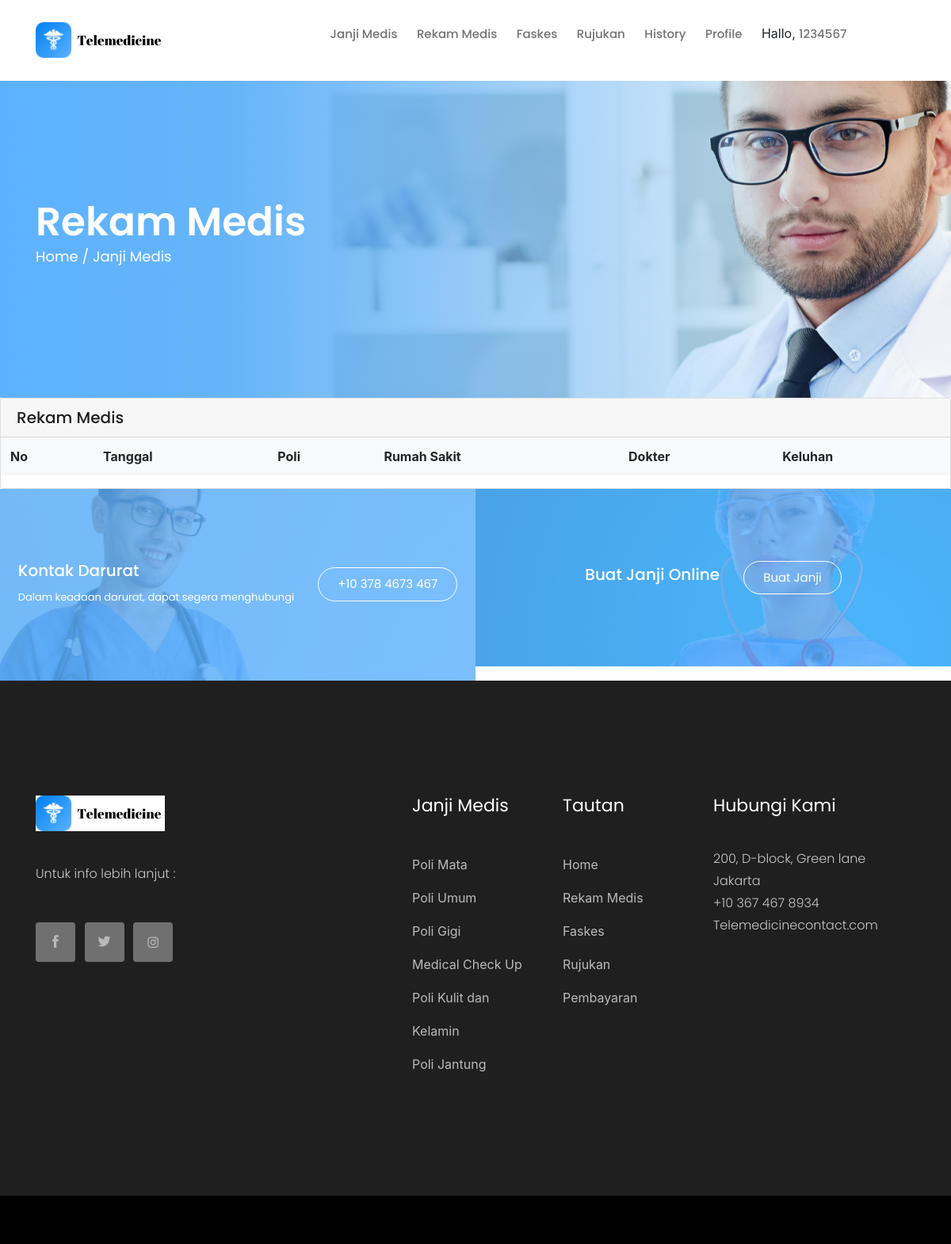
The app's page /rekam_medis.php (signed in), older data.
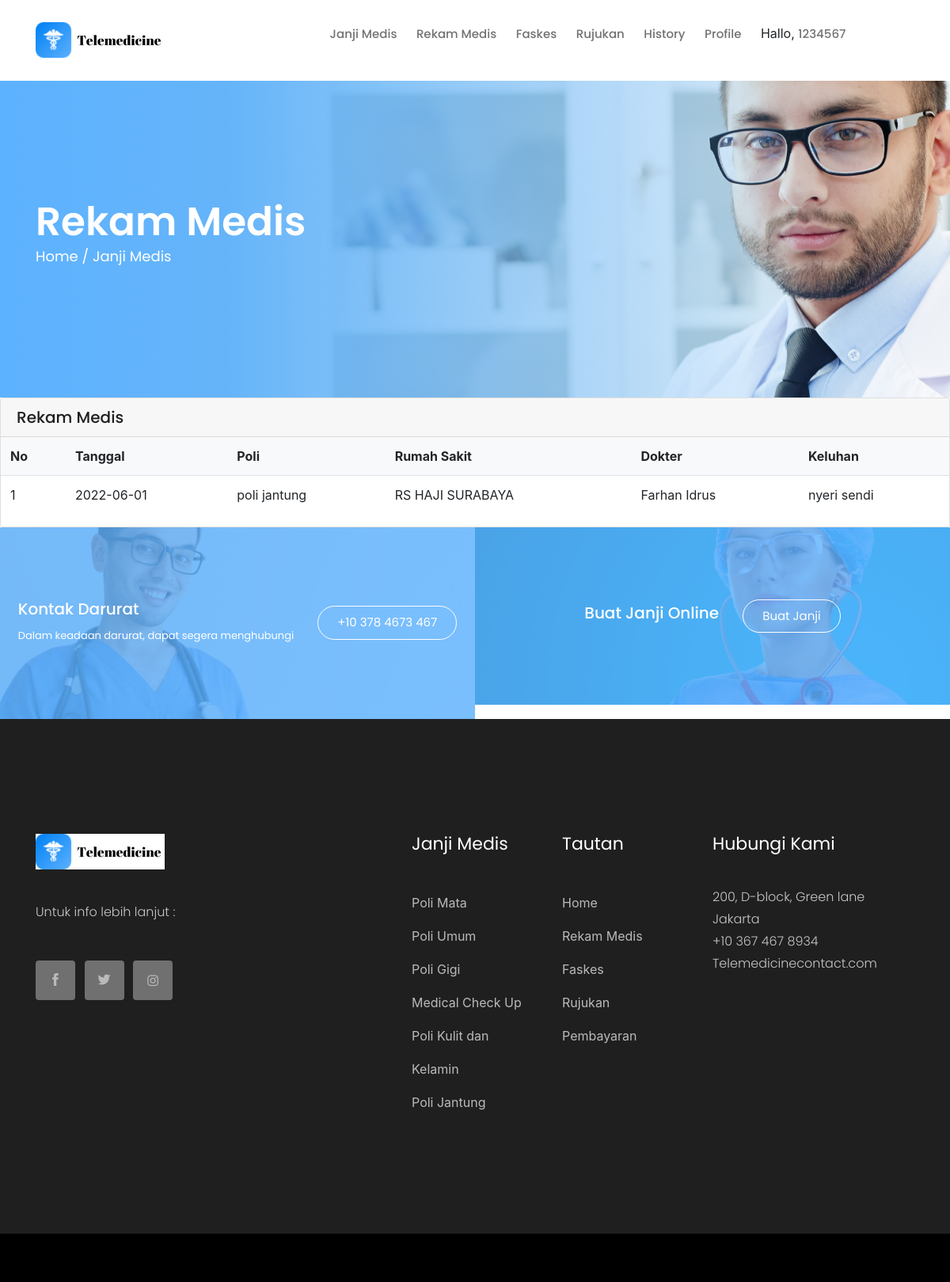
The same page, newer data.
### tables this page shows
CREATE TABLE `rekam_medis` (
  `id` int(11) NOT NULL,
  `id_user` int(11) NOT NULL,
  `tanggal` date NOT NULL,
  `poli` varchar(50) NOT NULL,
  `rumah_sakit` int(11) NOT NULL,
  `dokter` int(11) NOT NULL,
  `keluhan` varchar(255) NOT NULL
);

CREATE TABLE `rumah_sakit` (
  `id` int(11) NOT NULL,
  `faskes` varchar(255) NOT NULL,
  `nama_rumah_sakit` varchar(255) NOT NULL,
  `alamat_rumah_sakit` varchar(255) NOT NULL,
  `tingkat` varchar(255) NOT NULL,
  `longitude` varchar(255) NOT NULL,
  `latitude` varchar(255) NOT NULL
);

CREATE TABLE `dokter` (
  `id` int(11) NOT NULL,
  `id_dokter` int(11) NOT NULL,
  `nama_dokter` varchar(50) NOT NULL,
  `id_rumah_sakit` int(11) NOT NULL
);

### view_rekam_medis.php (the view, shortened to what this page needs)
<body>
 	<?php require "navbar.php"?>
    <div class="bradcam_area breadcam_bg bradcam_overlay">
        <div class="container">
            <div class="row">
                <div class="col-xl-12">
                    <div class="bradcam_text">
                        <h3>Rekam Medis</h3>
                        <p><a href="index.php">Home /</a> Janji Medis</p>
                    </div>
                </div>
            </div>
        </div>
    </div>
    <div class="">
        <div class="card">
            <h5 class="card-header">Rekam Medis</h5>
            <div class="card-body p-0">
                <div class="table-responsive">
                    <table class="table">
                        <thead class="bg-light">
                            <tr class="border-0">
                                <th class="border-0">No</th>
                                <th class="border-0">Tanggal</th>
                                <th class="border-0">Poli</th>
                                <th class="border-0">Rumah Sakit</th>
                                <th class="border-0">Dokter</th>
                                <th class="border-0">Keluhan</th>
                            </tr>
                        </thead>
                        <tbody>
                            <?php $a=1; foreach($hasil2 as $b){?>
                            <tr>
                                <td><?= $a?></td>
                                <td><?= $b['tanggal']?></td>
                                <td><?= $b['poli']?></td>
                                <td><?= $b['nama_rumah_sakit']?></td>
                                <td><?= $b['nama_dokter']?></td>
                                <td><?= $b['keluhan']?></td>
                            </tr>
                            <?php $a++;
                            }
                            ?>
                        </tbody>
                    </table>
                </div>
            </div>
        </div>
    </div>
    <div class="Emergency_contact">
        <div class="conatiner-fluid p-0">
            <div class="row no-gutters">
                <div class="col-xl-6">
                    <div class="single_emergency d-flex align-items-center justify-content-center emergency_bg_1 overlay_skyblue">
                        <div class="info">
                            <h3>Kontak Darurat</h3>
                            <p>Dalam keadaan darurat, dapat segera menghubungi</p>
                        </div>
                        <div class="info_button">
                            <a href="#" class="boxed-btn3-white">+10 378 4673 467</a>
                        </div>
                    </div>
                </div>
                <div class="col-xl-6">
                    <div class="single_emergency d-flex align-items-center justify-content-center emergency_bg_2 overlay_skyblue">
                        <div class="info">
                            <h3>Buat Janji Online</h3>
                        </div>
                        <div class="info_button">
                            <a href="Department.html" class="boxed-btn3-white">Buat Janji</a>
                        </div>
                    </div>
                </div>
            </div>
        </div>
    </div>
    <footer class="footer">
            <div class="footer_top">
                <div class="container">
                    <div class="row">
                        <div class="col-xl-4 col-md-6 col-lg-4">
                            <div class="footer_widget">
                                <div class="footer_logo">
                                    <a href="#">
                                        <img src="img/Logo.png" alt="">
                                    </a>
                                </div>
                                <p>
                                        Untuk info lebih lanjut :
                                </p>
                                <div class="socail_links">
                                    <ul>
                                        <li>
                                            <a href="#">
                                                <i class="ti-facebook"></i>
                                            </a>
                                        </li>
                                        <li>
                                            <a href="#">
                                                <i class="ti-twitter-alt"></i>
                                            </a>
                                        </li>
                                        <li>
                                            <a href="#">
                                                <i class="fa fa-instagram"></i>
                                            </a>
                                        </li>
                                    </ul>
                                </div>
                            </div>
                        </div>
                        <div class="col-xl-2 offset-xl-1 col-md-6 col-lg-3">
                            <div class="footer_widget">
                                <h3 class="footer_title">
                                        Janji Medis
                                </h3>
                                <ul>
                                    <li><a href="#">Poli Mata</a></li>
                                    <li><a href="#">Poli Umum</a></li>
                                    <li><a href="#">Poli Gigi</a></li>
                                    <li><a href="#">Medical Check Up</a></li>
                                    <li><a href="#">Poli Kulit dan Kelamin</a></li>
                                    <li><a href="#">Poli Jantung</a></li>
                                </ul>
                            </div>
                        </div>
                        <div class="col-xl-2 col-md-6 col-lg-2">
                            <div class="footer_widget">
                                <h3 class="footer_title">
                                        Tautan
                                </h3>
                                <ul>
                                    <li><a href="index.html">Home</a></li>
                                    <li><a href="#">Rekam Medis</a></li>
                                    <li><a href="#">Faskes</a></li>
                                    <li><a href="#"> Rujukan</a></li>
                                    <li><a href="#"> Pembayaran</a></li>
                                </ul>
                            </div>
                        </div>
                        <div class="col-xl-3 col-md-6 col-lg-3">
                            <div class="footer_widget">
                                <h3 class="footer_title">
                                        Hubungi Kami
                                </h3>
                                <p>
                                    200, D-block, Green lane Jakarta <br>
                                    +10 367 467 8934 <br>
                                    Telemedicinecontact.com
                                </p>
                            </div>
                        </div>
                    </div>
                </div>
            </div>
            <div class="copy-right_text">
                <div class="container">
                    <div class="footer_border"></div>
                    <div class="row">
                        <div class="col-xl-12">
                        </div>
                    </div>
                </div>
            </div>
        </footer>
</body>

### rekam_medis.php (shortened to what this page needs)
<?php
if(is_null($_SESSION["user"])){
    header("Location: index.php");
}
else{
    require_once("koneksi.php");
    $id = $_SESSION["user"]["id"];
    $sql = "SELECT rekam_medis.* , rumah_sakit.nama_rumah_sakit, dokter.nama_dokter FROM rekam_medis LEFT JOIN rumah_sakit ON rekam_medis.rumah_sakit=rumah_sakit.id LEFT JOIN dokter ON rekam_medis.dokter=dokter.id_dokter WHERE id_user =  $id";
	$row = $db->prepare($sql);
	$row->execute();
	$hasil2 = $row->fetchAll();
    require 'partial/header.php';
	require 'view_rekam_medis.php';
	require 'partial/footer.php';
}
?>

### partial/header.php (shortened to what this page needs)
<!doctype html>
<html class="no-js" lang="zxx">
<head>
    <link rel="stylesheet" href="css/bootstrap.min.css">
    <link rel="stylesheet" href="css/owl.carousel.min.css">
    <link rel="stylesheet" href="css/magnific-popup.css">
    <link rel="stylesheet" href="css/font-awesome.min.css">
    <link rel="stylesheet" href="css/themify-icons.css">
    <link rel="stylesheet" href="css/nice-select.css">
    <link rel="stylesheet" href="css/flaticon.css">
    <link rel="stylesheet" href="css/gijgo.css">
    <link rel="stylesheet" href="css/animate.css">
    <link rel="stylesheet" href="css/slicknav.css">
    <link rel="stylesheet" href="css/style.css">
    <link rel="stylesheet" href="https://cdn.jsdelivr.net/npm/bootstrap@4.6.1/dist/css/bootstrap.min.css">
</head>

### navbar.php (shortened to what this page needs)
<header>
    <div class="header-area ">
        <div id="sticky-header" class="main-header-area">
            <div class="container">
                <div class="row align-items-center">
                    <div class="col-xl-3 col-lg-2">
                        <div class="logo">
                            <a href="index.html">
                                <img src="img/Logo.png" alt="">
                            </a>
                        </div>
                    </div>
                    <div class="col-xl-9 col-lg-10">
                        <div class="main-menu  d-none d-lg-block">
                            <nav>
                                <ul id="navigation">
                                    <li><a href="janji_medis.php">Janji Medis</a></li>
                                    <li><a href="rekam_medis.php">Rekam Medis</a></li>
                                    <li><a href="contact.html">Faskes</a></li>
                                    <li><a href="rujukan.php">Rujukan</a></li>
                                    <li><a href="history.php">History</a></li>
                                    <li><a href="profile.php">Profile</a></li>
                                    <li>Hallo, <a href="#"><?= $_SESSION["user"]["bpjs"]?></a>
                                    </li>
                                </ul>
                            </nav>
                        </div>
                    </div>
                    <div class="col-12">
                    </div>
                </div>
            </div>
        </div>
    </div>
</header>

### partial/footer.php (shortened to what this page needs)
<link href='https://api.mapbox.com/mapbox-gl-js/v2.8.2/mapbox-gl.css' rel='stylesheet' />
</html>

Row changes from the older to the newer data that the page shows:
added rekam_medis: tanggal "2022-06-01", poli "poli jantung", rumah_sakit.nama_rumah_sakit "RS HAJI SURABAYA", dokter.nama_dokter "Farhan Idrus", keluhan "nyeri sendi"
